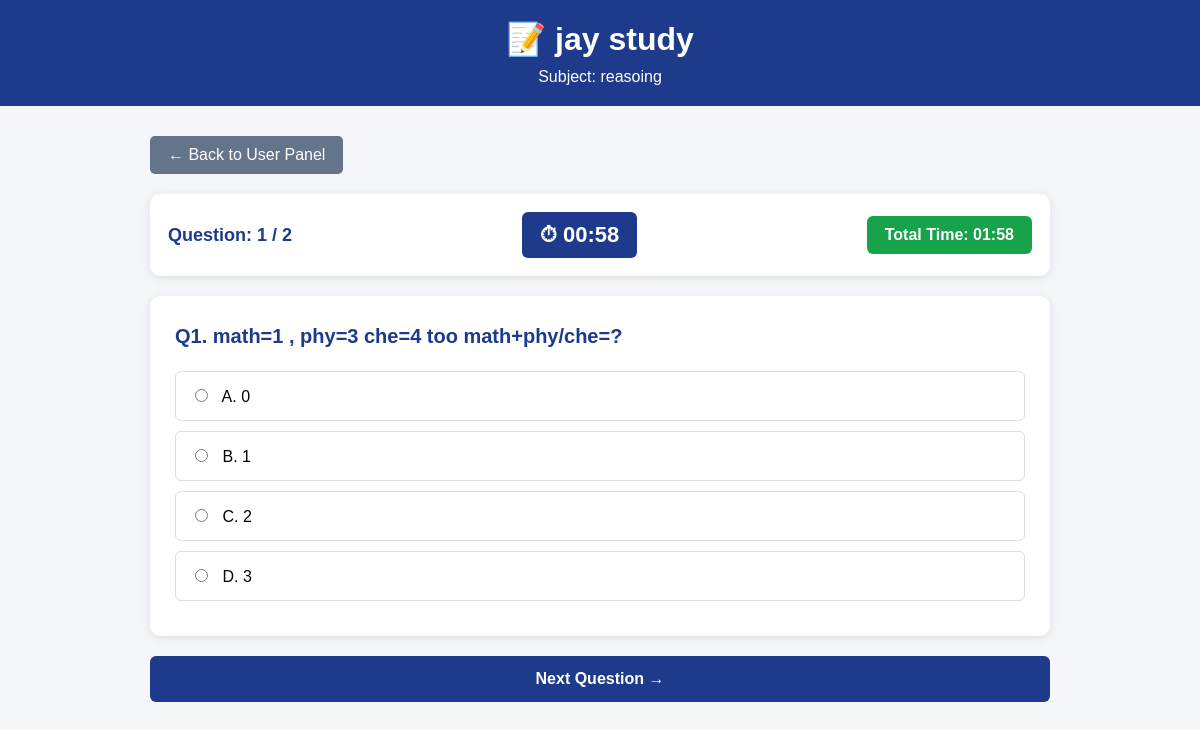
Screenshot of /start-test/2 (signed in) with the database file from the repository.
### tables this page shows
CREATE TABLE tests (
            id INTEGER PRIMARY KEY AUTOINCREMENT,
            title TEXT NOT NULL,
            subject TEXT NOT NULL,
            created_at TIMESTAMP DEFAULT CURRENT_TIMESTAMP
        );

CREATE TABLE test_questions (
            id INTEGER PRIMARY KEY AUTOINCREMENT,
            test_id INTEGER NOT NULL,
            question TEXT NOT NULL,
            option_a TEXT NOT NULL,
            option_b TEXT NOT NULL,
            option_c TEXT NOT NULL,
            option_d TEXT NOT NULL,
            correct_answer TEXT NOT NULL
        );

### app.py (the view)
@app.route("/start-test/<int:id>")
def start_test(id):
    if "user" not in session:
        return redirect(url_for("login"))
    conn = get_db_connection()
    test = conn.execute(
        "SELECT * FROM tests WHERE id = ?",
        (id,)
    ).fetchone()
    questions = conn.execute("""
        SELECT *
        FROM test_questions
        WHERE test_id = ?
        ORDER BY id ASC
    """, (id,)).fetchall()
    conn.close()
    if test is None:
        return "Test Not Found!"
    if not questions:
        return "No questions available for this test!"
    return render_template(
        "start_test.html",
        test=test,
        questions=questions
    )

### app.py (called while the page is built)
def get_db_connection():
    conn = sqlite3.connect(DATABASE)
    conn.row_factory = sqlite3.Row
    return conn

### templates/start_test.html (shortened to what this page needs)
<!DOCTYPE html>
<html lang="en">
<head>
</head>
<body>
    <div class="header">
        <h1>📝 {{ test.title }}</h1>
        <p>Subject: {{ test.subject }}</p>
    </div>
    <div class="container">
        <a href="{{ url_for('user_panel') }}"
           class="back-btn">
            ← Back to User Panel
        </a>
        {% if questions %}
        <div class="timer-box">
            <div class="question-count">
                Question:
                <span id="currentQuestion">1</span>
                / {{ questions|length }}
            </div>
            <div class="timer">
                ⏱ <span id="questionTimer">01:00</span>
            </div>
            <div class="total-time">
                Total Time:
                <span id="totalTimer">00:00</span>
            </div>
        </div>
        <form id="testForm"
              action="{{ url_for('submit_test', test_id=test.id) }}"
              method="POST">
            {% for question in questions %}
            <div class="card question-card {% if loop.index != 1 %}hidden{% endif %}"
                 data-question-id="{{ question.id }}">
                <div class="question">
                    Q{{ loop.index }}. {{ question.question }}
                </div>
                <label class="option">
                    <input type="radio"
                           name="answer_{{ question.id }}"
                           value="A">
                    A. {{ question.option_a }}
                </label>
                <label class="option">
                    <input type="radio"
                           name="answer_{{ question.id }}"
                           value="B">
                    B. {{ question.option_b }}
                </label>
                <label class="option">
                    <input type="radio"
                           name="answer_{{ question.id }}"
                           value="C">
                    C. {{ question.option_c }}
                </label>
                <label class="option">
                    <input type="radio"
                           name="answer_{{ question.id }}"
                           value="D">
                    D. {{ question.option_d }}
                </label>
            </div>
            {% endfor %}
            <div class="navigation">
                <button type="button"
                        id="nextButton"
                        class="next-btn">
                    Next Question →
                </button>
            </div>
        </form>
        {% endif %}
    </div>
</body>
</html>

### templates/start_test.html (style rules this page uses)
* { box-sizing: border-box; }
body { margin: 0; font-family: Arial, sans-serif; background: #f4f6f9; }
.header { background: #1e3a8a; color: white; padding: 20px; text-align: center; }
.header h1 { margin: 0; }
.header p { margin: 10px 0 0; }
.container { width: 90%; max-width: 900px; margin: auto; padding: 30px 0; }
.back-btn { display: inline-block; background: #64748b; color: white; padding: 10px 18px; text-decoration: none; border-radius: 5px; margin-bottom: 20px; }
.timer-box { background: white; padding: 18px; margin-bottom: 20px; border-radius: 10px; box-shadow: 0 2px 10px rgba(0, 0, 0, 0.1); display: flex; justify-content: space-between; align-items: center; font-weight: bold; }
.question-count { color: #1e3a8a; font-size: 18px; }
.timer { background: #1e3a8a; color: white; padding: 10px 18px; border-radius: 6px; font-size: 22px; min-width: 110px; text-align: center; }
.total-time { background: #16a34a; color: white; padding: 10px 18px; border-radius: 6px; font-size: 16px; }
.card { background: white; padding: 25px; margin-bottom: 20px; border-radius: 10px; box-shadow: 0 2px 10px rgba(0, 0, 0, 0.1); }
.question { font-size: 20px; font-weight: bold; color: #1e3a8a; margin-bottom: 20px; line-height: 1.5; }
.option { display: block; padding: 14px; margin: 10px 0; border: 1px solid #ddd; border-radius: 6px; cursor: pointer; transition: 0.2s; }
.option input { margin-right: 10px; }
.navigation { display: flex; gap: 10px; margin-top: 20px; }
.next-btn, .submit-btn { color: white; border: none; padding: 14px 25px; font-size: 16px; font-weight: bold; border-radius: 6px; cursor: pointer; width: 100%; }
.next-btn { background: #1e3a8a; }

### rows the page displays
tests: title "jay study", subject "reasoing"
test_questions: question "math=1 , phy=3 che=4 too math+phy/che=?", option_a "0", option_b "1", option_c "2", option_d "3"

### other values shown
{{ questions|length }} "2"
